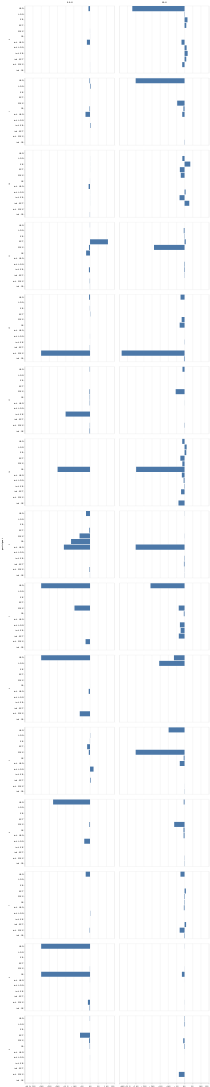

The notebook cell saved with this chart:
### Code cell
alt.Chart().mark_bar().encode(
    alt.X("value", title=None, axis=alt.Axis(format="%")), alt.Y("variable", title=None)
).facet(
    data=best_melted,
    column=alt.Column("target", title=None),
    row=alt.Row("participant"),
)

### Figure 1 — Vega-Lite specification as saved in the notebook (floating-point values rounded to 4 significant figures; data arrays with more than 128 entries replaced by an {"elided": "..."} marker saying what was removed)
{"$schema": "https://vega.github.io/schema/vega-lite/v2.6.0.json", "config": {"view": {"height": 300, "width": 400}}, "data": {"name": "data-b445b1f7ab0f43b895ae4fa0540dca3f"}, "datasets": {"data-b445b1f7ab0f43b895ae4fa0540dca3f": {"elided": "360 records"}}, "facet": {"column": {"field": "target", "title": null, "type": "nominal"}, "row": {"field": "participant", "type": "nominal"}}, "spec": {"encoding": {"x": {"axis": {"format": "%"}, "field": "value", "title": null, "type": "quantitative"}, "y": {"field": "variable", "title": null, "type": "nominal"}}, "mark": "bar"}}
